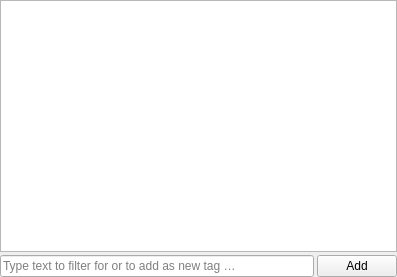
<?xml version="1.0" encoding="UTF-8"?>
<ui version="4.0">
 <class>RosterTagsBox</class>
 <widget class="QWidget" name="RosterTagsBox">
  <property name="geometry">
   <rect>
    <x>0</x>
    <y>0</y>
    <width>397</width>
    <height>277</height>
   </rect>
  </property>
  <property name="sizePolicy">
   <sizepolicy hsizetype="Expanding" vsizetype="Expanding">
    <horstretch>0</horstretch>
    <verstretch>0</verstretch>
   </sizepolicy>
  </property>
  <property name="windowTitle">
   <string>Form</string>
  </property>
  <layout class="QVBoxLayout" name="verticalLayout">
   <property name="spacing">
    <number>3</number>
   </property>
   <property name="leftMargin">
    <number>0</number>
   </property>
   <property name="topMargin">
    <number>0</number>
   </property>
   <property name="rightMargin">
    <number>0</number>
   </property>
   <property name="bottomMargin">
    <number>0</number>
   </property>
   <item>
    <widget class="QListView" name="tag_view">
     <property name="alternatingRowColors">
      <bool>true</bool>
     </property>
     <property name="selectionBehavior">
      <enum>QAbstractItemView::SelectRows</enum>
     </property>
    </widget>
   </item>
   <item>
    <layout class="QHBoxLayout" name="horizontalLayout">
     <property name="spacing">
      <number>3</number>
     </property>
     <item>
      <widget class="QLineEdit" name="tag_input">
       <property name="placeholderText">
        <string>Type text to filter for or to add as new tag …</string>
       </property>
      </widget>
     </item>
     <item>
      <widget class="QPushButton" name="tag_add">
       <property name="text">
        <string>Add</string>
       </property>
       <property name="icon">
        <iconset theme="list-add">
         <normaloff>.</normaloff>.</iconset>
       </property>
      </widget>
     </item>
    </layout>
   </item>
  </layout>
 </widget>
 <resources/>
 <connections/>
</ui>
